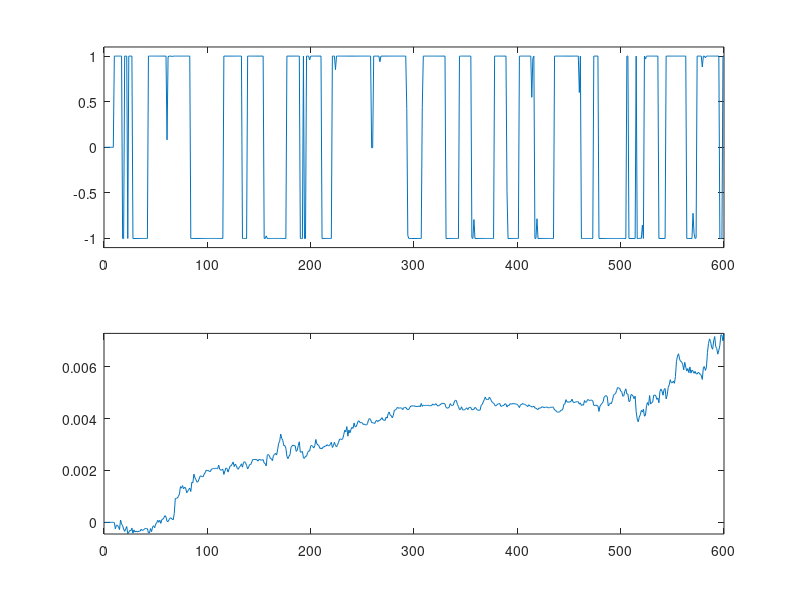

Recreate this plot in MATLAB.
clear; clc;

load('test_wealth.txt')
load('test_signal.txt')

more off;

nmin = size(test_wealth,1);

figure(1);
subplot(2,1,1);
plot(test_signal);
axis([0, nmin, min(test_signal(:))*1.1, max(test_signal(:))*1.1]);
subplot(2,1,2);
plot(test_wealth);
axis([0, nmin, min(test_wealth(:))*0.9999, max(test_wealth(:))*1.0001]);

more on;
